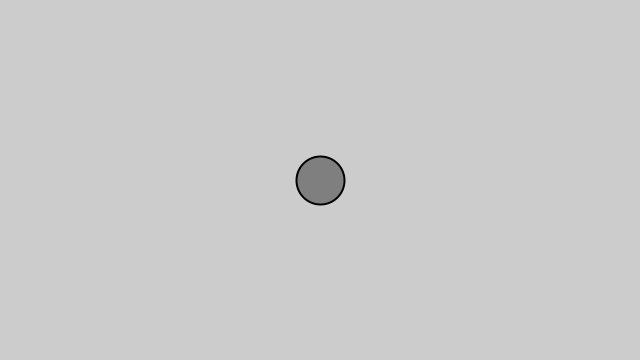
Frame 1 (no input)
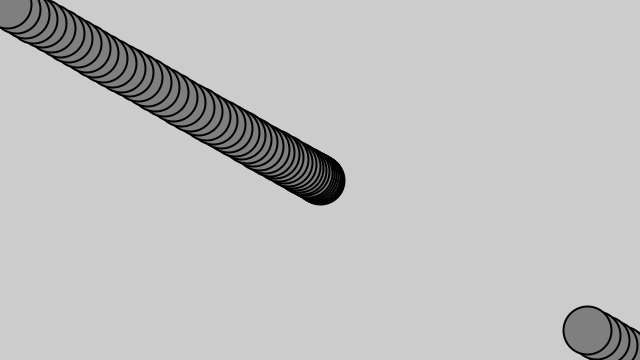
Frame 60 (the mouse pressed at the canvas centre just before this capture)
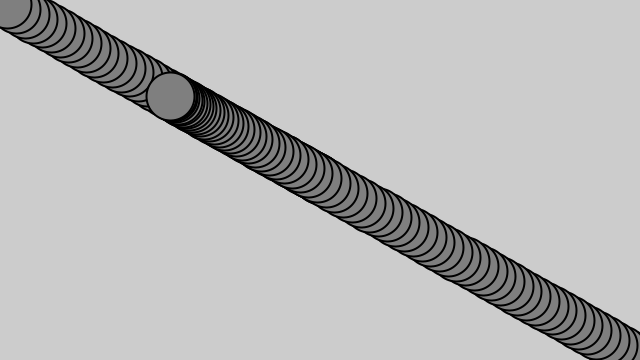
Frame 120 (the mouse held since frame 60 and released just before this capture)

The Processing sketch that drew these frames (run headless with seeded random() and noise(); from frame 60 on, the mouse is pressed at the canvas centre):

// Processing sketch: vectors_acceleration
// ── vectors_acceleration.pde
// The Nature of Code
// Daniel Shiffman
// http://natureofcode.com

//exercise 1.5, 1.6

Mover mover;

void setup() {
  size(640,360);
  mover = new Mover(); 
}

void draw() {
  //background(255);
  mover.update();
  mover.checkEdges();
  mover.display(); 
}

// ── Mover.pde
// The Nature of Code
// Daniel Shiffman
// http://natureofcode.com

class Mover {

  PVector position;
  PVector velocity;
  PVector acceleration;
  float topspeed;

  Mover() {
    position = new PVector(width/2, height/2);
    velocity = new PVector(0,0);
    acceleration = new PVector(-0.001,0.01);
    topspeed = 10;
  }

  void update() {
    
    //strength of gravity is inversely proportional to distance
    PVector mouse = new PVector(mouseX,mouseY);
    //get the direction of acceleration
    PVector dir = PVector.sub(mouse, position);
    
    dir.normalize();
    dir.mult(0.3);
    
    acceleration = dir;
    
    position.add(velocity);
    velocity.add(acceleration);
    velocity.limit(topspeed);
    
  }
  
  void display() {
    stroke(0);
    strokeWeight(2);
    fill(127);
    ellipse(position.x, position.y, 48, 48);
  }

  
  void checkEdges() {

    if (position.x > width) {
      position.x = 0;
    } 
    else if (position.x < 0) {
      position.x = width;
    }

    if (position.y > height) {
      position.y = 0;
    } 
    else if (position.y < 0) {
      position.y = height;
    }
  }
}
